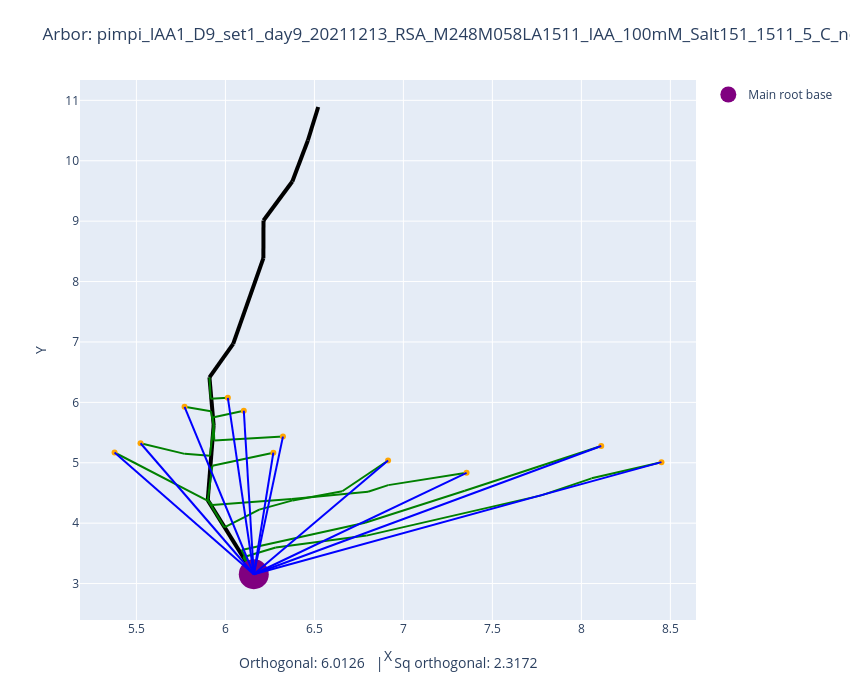

The cell this chart's notebook holds for it:
### Code cell
plot_arbors(fname, 0, 0)

### Figure 1 — Plotly figure (JSON) as saved in the notebook; plotly's stock layout.template omitted (floating-point values rounded to 4 significant figures)
{"data": [{"line": {"color": "black", "width": 4}, "mode": "lines", "showlegend": false, "type": "scatter", "x": [6.159, 5.901], "y": [3.154, 4.381]}, {"line": {"color": "black", "width": 4}, "mode": "lines", "showlegend": false, "type": "scatter", "x": [5.901, 5.934], "y": [4.381, 5.624]}, {"line": {"color": "black", "width": 4}, "mode": "lines", "showlegend": false, "type": "scatter", "x": [5.934, 5.91], "y": [5.624, 6.414]}, {"line": {"color": "black", "width": 4}, "mode": "lines", "showlegend": false, "type": "scatter", "x": [5.91, 6.044], "y": [6.414, 6.967]}, {"line": {"color": "black", "width": 4}, "mode": "lines", "showlegend": false, "type": "scatter", "x": [6.044, 6.213], "y": [6.967, 8.388]}, {"line": {"color": "black", "width": 4}, "mode": "lines", "showlegend": false, "type": "scatter", "x": [6.213, 6.214], "y": [8.388, 9.011]}, {"line": {"color": "black", "width": 4}, "mode": "lines", "showlegend": false, "type": "scatter", "x": [6.214, 6.376], "y": [9.011, 9.657]}, {"line": {"color": "black", "width": 4}, "mode": "lines", "showlegend": false, "type": "scatter", "x": [6.376, 6.463], "y": [9.657, 10.34]}, {"line": {"color": "black", "width": 4}, "mode": "lines", "showlegend": false, "type": "scatter", "x": [6.463, 6.521], "y": [10.34, 10.89]}, {"line": {"color": "green", "width": 2}, "mode": "lines", "showlegend": false, "type": "scatter", "x": [8.45, 8.057], "y": [5.01, 4.742]}, {"line": {"color": "green", "width": 2}, "mode": "lines", "showlegend": false, "type": "scatter", "x": [8.057, 7.775], "y": [4.742, 4.46]}, {"line": {"color": "green", "width": 2}, "mode": "lines", "showlegend": false, "type": "scatter", "x": [7.775, 6.793], "y": [4.46, 3.794]}, {"line": {"color": "green", "width": 2}, "mode": "lines", "showlegend": false, "type": "scatter", "x": [6.793, 6.283], "y": [3.794, 3.596]}, {"line": {"color": "green", "width": 2}, "mode": "lines", "showlegend": false, "type": "scatter", "x": [6.283, 6.1], "y": [3.596, 3.435]}, {"line": {"color": "green", "width": 2}, "mode": "lines", "showlegend": false, "type": "scatter", "x": [6.1, 6.159], "y": [3.435, 3.154]}, {"line": {"color": "green", "width": 2}, "mode": "lines", "showlegend": false, "type": "scatter", "x": [8.112, 7.345], "y": [5.278, 4.535]}, {"line": {"color": "green", "width": 2}, "mode": "lines", "showlegend": false, "type": "scatter", "x": [7.345, 6.785], "y": [4.535, 4.006]}, {"line": {"color": "green", "width": 2}, "mode": "lines", "showlegend": false, "type": "scatter", "x": [6.785, 6.091], "y": [4.006, 3.557]}, {"line": {"color": "green", "width": 2}, "mode": "lines", "showlegend": false, "type": "scatter", "x": [6.091, 6.159], "y": [3.557, 3.154]}, {"line": {"color": "green", "width": 2}, "mode": "lines", "showlegend": false, "type": "scatter", "x": [6.914, 6.657], "y": [5.038, 4.529]}, {"line": {"color": "green", "width": 2}, "mode": "lines", "showlegend": false, "type": "scatter", "x": [6.657, 6.378], "y": [4.529, 4.377]}, {"line": {"color": "green", "width": 2}, "mode": "lines", "showlegend": false, "type": "scatter", "x": [6.378, 6.19], "y": [4.377, 4.224]}, {"line": {"color": "green", "width": 2}, "mode": "lines", "showlegend": false, "type": "scatter", "x": [6.19, 5.994], "y": [4.224, 3.932]}, {"line": {"color": "green", "width": 2}, "mode": "lines", "showlegend": false, "type": "scatter", "x": [5.994, 5.901], "y": [3.932, 4.381]}, {"line": {"color": "green", "width": 2}, "mode": "lines", "showlegend": false, "type": "scatter", "x": [7.355, 6.915], "y": [4.833, 4.63]}, {"line": {"color": "green", "width": 2}, "mode": "lines", "showlegend": false, "type": "scatter", "x": [6.915, 6.801], "y": [4.63, 4.52]}, {"line": {"color": "green", "width": 2}, "mode": "lines", "showlegend": false, "type": "scatter", "x": [6.801, 6.373], "y": [4.52, 4.398]}, {"line": {"color": "green", "width": 2}, "mode": "lines", "showlegend": false, "type": "scatter", "x": [6.373, 5.925], "y": [4.398, 4.3]}, {"line": {"color": "green", "width": 2}, "mode": "lines", "showlegend": false, "type": "scatter", "x": [5.925, 5.901], "y": [4.3, 4.381]}, {"line": {"color": "green", "width": 2}, "mode": "lines", "showlegend": false, "type": "scatter", "x": [6.269, 5.927], "y": [5.167, 4.949]}, {"line": {"color": "green", "width": 2}, "mode": "lines", "showlegend": false, "type": "scatter", "x": [5.927, 5.901], "y": [4.949, 4.381]}, {"line": {"color": "green", "width": 2}, "mode": "lines", "showlegend": false, "type": "scatter", "x": [6.323, 5.937], "y": [5.433, 5.367]}, {"line": {"color": "green", "width": 2}, "mode": "lines", "showlegend": false, "type": "scatter", "x": [5.937, 5.934], "y": [5.367, 5.624]}, {"line": {"color": "green", "width": 2}, "mode": "lines", "showlegend": false, "type": "scatter", "x": [6.103, 5.928], "y": [5.861, 5.75]}, {"line": {"color": "green", "width": 2}, "mode": "lines", "showlegend": false, "type": "scatter", "x": [5.928, 5.934], "y": [5.75, 5.624]}, {"line": {"color": "green", "width": 2}, "mode": "lines", "showlegend": false, "type": "scatter", "x": [6.014, 5.917], "y": [6.074, 6.061]}, {"line": {"color": "green", "width": 2}, "mode": "lines", "showlegend": false, "type": "scatter", "x": [5.917, 5.91], "y": [6.061, 6.414]}, {"line": {"color": "green", "width": 2}, "mode": "lines", "showlegend": false, "type": "scatter", "x": [5.77, 5.918], "y": [5.927, 5.854]}, {"line": {"color": "green", "width": 2}, "mode": "lines", "showlegend": false, "type": "scatter", "x": [5.918, 5.934], "y": [5.854, 5.624]}, {"line": {"color": "green", "width": 2}, "mode": "lines", "showlegend": false, "type": "scatter", "x": [5.523, 5.771], "y": [5.323, 5.147]}, {"line": {"color": "green", "width": 2}, "mode": "lines", "showlegend": false, "type": "scatter", "x": [5.771, 5.913], "y": [5.147, 5.116]}, {"line": {"color": "green", "width": 2}, "mode": "lines", "showlegend": false, "type": "scatter", "x": [5.913, 5.934], "y": [5.116, 5.624]}, {"line": {"color": "green", "width": 2}, "mode": "lines", "showlegend": false, "type": "scatter", "x": [5.377, 5.899], "y": [5.17, 4.375]}, {"line": {"color": "green", "width": 2}, "mode": "lines", "showlegend": false, "type": "scatter", "x": [5.899, 5.901], "y": [4.375, 4.381]}, {"marker": {"color": "orange"}, "mode": "markers", "showlegend": false, "type": "scatter", "x": [8.45], "y": [5.01]}, {"marker": {"color": "orange"}, "mode": "markers", "showlegend": false, "type": "scatter", "x": [8.112], "y": [5.278]}, {"marker": {"color": "orange"}, "mode": "markers", "showlegend": false, "type": "scatter", "x": [6.914], "y": [5.038]}, {"marker": {"color": "orange"}, "mode": "markers", "showlegend": false, "type": "scatter", "x": [7.355], "y": [4.833]}, {"marker": {"color": "orange"}, "mode": "markers", "showlegend": false, "type": "scatter", "x": [6.269], "y": [5.167]}, {"marker": {"color": "orange"}, "mode": "markers", "showlegend": false, "type": "scatter", "x": [6.323], "y": [5.433]}, {"marker": {"color": "orange"}, "mode": "markers", "showlegend": false, "type": "scatter", "x": [6.103], "y": [5.861]}, {"marker": {"color": "orange"}, "mode": "markers", "showlegend": false, "type": "scatter", "x": [6.014], "y": [6.074]}, {"marker": {"color": "orange"}, "mode": "markers", "showlegend": false, "type": "scatter", "x": [5.77], "y": [5.927]}, {"marker": {"color": "orange"}, "mode": "markers", "showlegend": false, "type": "scatter", "x": [5.523], "y": [5.323]}, {"marker": {"color": "orange"}, "mode": "markers", "showlegend": false, "type": "scatter", "x": [5.377], "y": [5.17]}, {"marker": {"color": "purple", "size": 30}, "mode": "markers", "name": "Main root base", "type": "scatter", "x": [6.159], "y": [3.154]}, {"line": {"color": "blue"}, "mode": "lines", "showlegend": false, "type": "scatter", "x": [8.45, 6.159], "y": [5.01, 3.154]}, {"line": {"color": "blue"}, "mode": "lines", "showlegend": false, "type": "scatter", "x": [8.112, 6.159], "y": [5.278, 3.154]}, {"line": {"color": "blue"}, "mode": "lines", "showlegend": false, "type": "scatter", "x": [6.914, 6.159], "y": [5.038, 3.154]}, {"line": {"color": "blue"}, "mode": "lines", "showlegend": false, "type": "scatter", "x": [7.355, 6.159], "y": [4.833, 3.154]}, {"line": {"color": "blue"}, "mode": "lines", "showlegend": false, "type": "scatter", "x": [6.269, 6.159], "y": [5.167, 3.154]}, {"line": {"color": "blue"}, "mode": "lines", "showlegend": false, "type": "scatter", "x": [6.323, 6.159], "y": [5.433, 3.154]}, {"line": {"color": "blue"}, "mode": "lines", "showlegend": false, "type": "scatter", "x": [6.103, 6.159], "y": [5.861, 3.154]}, {"line": {"color": "blue"}, "mode": "lines", "showlegend": false, "type": "scatter", "x": [6.014, 6.159], "y": [6.074, 3.154]}, {"line": {"color": "blue"}, "mode": "lines", "showlegend": false, "type": "scatter", "x": [5.77, 6.159], "y": [5.927, 3.154]}, {"line": {"color": "blue"}, "mode": "lines", "showlegend": false, "type": "scatter", "x": [5.523, 6.159], "y": [5.323, 3.154]}, {"line": {"color": "blue"}, "mode": "lines", "showlegend": false, "type": "scatter", "x": [5.377, 6.159], "y": [5.17, 3.154]}], "layout": {"annotations": [{"font": {"size": 14}, "showarrow": false, "text": "Orthogonal: 6.0126   |   Sq orthogonal: 2.3172", "x": 0.5, "xref": "paper", "y": -0.1, "yref": "paper"}], "height": 700, "margin": {"b": 80, "t": 80}, "title": {"text": "Arbor: pimpi_IAA1_D9_set1_day9_20211213_RSA_M248M058LA1511_IAA_100mM_Salt151_1511_5_C_noiaa.csv   |   G=0, alpha=0"}, "width": 850, "xaxis": {"autorange": true, "range": [5.183, 8.644], "title": {"text": "X"}, "type": "linear"}, "yaxis": {"autorange": true, "range": [2.397, 11.34], "title": {"text": "Y"}, "type": "linear"}}}
